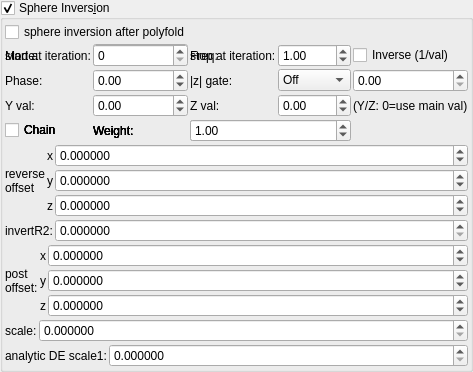
    <widget class="MyGroupBox" name="groupCheck_transf_sphere_inversion_enabled_false">
     <property name="title">
      <string>Sphere Invers&amp;ion</string>
     </property>
     <property name="checkable">
      <bool>true</bool>
     </property>
     <layout class="QVBoxLayout" name="verticalLayout_9" stretch="0,0,0,0,0,0,0">
      <property name="spacing">
       <number>2</number>
      </property>
      <property name="leftMargin">
       <number>2</number>
      </property>
      <property name="topMargin">
       <number>2</number>
      </property>
      <property name="rightMargin">
       <number>2</number>
      </property>
      <property name="bottomMargin">
       <number>2</number>
      </property>
      <item>
       <widget class="MyCheckBox" name="checkBox_transf_function_enabledI_false">
        <property name="text">
         <string notr="true">sphere inversion after polyfold</string>
        </property>
       </widget>
      </item>
      <item>
       <layout class="QGridLayout" name="gridLayout_69">
        <property name="spacing">
         <number>2</number>
        </property>
        <item row="1" column="3">
         <widget class="MySpinBox" name="spinboxInt_transf_multiplier_stop_iter_31">
          <property name="sizePolicy">
           <sizepolicy hsizetype="Minimum" vsizetype="Maximum">
            <horstretch>0</horstretch>
            <verstretch>0</verstretch>
           </sizepolicy>
          </property>
          <property name="maximum">
           <number>999</number>
          </property>
         </widget>
        </item>
      <item row="1" column="0">
       <widget class="QLabel"><property name="text"><string>Mode:</string></property></widget>
      </item>
      <item row="1" column="1">
       <widget class="MyComboBox" name="comboBox_transf_multiplier_value_mode_3">
        <item><property name="text"><string notr="true">Constant</string></property></item>
        <item><property name="text"><string notr="true">Sine</string></property></item>
        <item><property name="text"><string notr="true">Ramp</string></property></item>
        <item><property name="text"><string notr="true">Exponential</string></property></item>
        <item><property name="text"><string notr="true">Triangle</string></property></item>
        <item><property name="text"><string notr="true">Square</string></property></item>
        <item><property name="text"><string notr="true">Smoothstep</string></property></item>
        <item><property name="text"><string notr="true">Noise</string></property></item>
        <item><property name="text"><string notr="true">Ping-pong</string></property></item>
        <item><property name="text"><string notr="true">Stepped</string></property></item>
       </widget>
      </item>
      <item row="1" column="2">
       <widget class="QLabel"><property name="text"><string>Freq:</string></property></widget>
      </item>
      <item row="1" column="3">
       <widget class="MyDoubleSpinBox" name="spinbox_transf_multiplier_frequency_3">
        <property name="minimum"><double>0.01</double></property><property name="maximum"><double>100.0</double></property>
        <property name="singleStep"><double>0.1</double></property><property name="value"><double>1.0</double></property>
       </widget>
      </item>
      <item row="1" column="4" colspan="2">
       <widget class="MyCheckBox" name="checkBox_transf_multiplier_inverse_3">
        <property name="text"><string>Inverse (1/val)</string></property>
       </widget>
      </item>
      <item row="2" column="0">
       <widget class="QLabel"><property name="text"><string>Phase:</string></property></widget>
      </item>
      <item row="2" column="1">
       <widget class="MyDoubleSpinBox" name="spinbox_transf_multiplier_phase_3">
        <property name="minimum"><double>-10.0</double></property><property name="maximum"><double>10.0</double></property>
        <property name="singleStep"><double>0.1</double></property><property name="value"><double>0.0</double></property>
       </widget>
      </item>
      <item row="2" column="2">
       <widget class="QLabel"><property name="text"><string>|z| gate:</string></property></widget>
      </item>
      <item row="2" column="3">
       <widget class="MyComboBox" name="comboBox_transf_multiplier_threshold_mode_3">
        <item><property name="text"><string notr="true">Off</string></property></item>
        <item><property name="text"><string notr="true">&gt; thresh</string></property></item>
        <item><property name="text"><string notr="true">&lt; thresh</string></property></item>
       </widget>
      </item>
      <item row="2" column="4" colspan="2">
       <widget class="MyDoubleSpinBox" name="spinbox_transf_multiplier_threshold_3">
        <property name="minimum"><double>0.0</double></property><property name="maximum"><double>1000.0</double></property>
        <property name="singleStep"><double>0.1</double></property><property name="value"><double>0.0</double></property>
       </widget>
      </item>
      <item row="3" column="0">
       <widget class="QLabel"><property name="text"><string>Y val:</string></property></widget>
      </item>
      <item row="3" column="1">
       <widget class="MyDoubleSpinBox" name="spinbox_transf_multiplier_scale_y_3">
        <property name="minimum"><double>-100.0</double></property><property name="maximum"><double>100.0</double></property>
        <property name="singleStep"><double>0.01</double></property><property name="value"><double>0.0</double></property>
       </widget>
      </item>
      <item row="3" column="2">
       <widget class="QLabel"><property name="text"><string>Z val:</string></property></widget>
      </item>
      <item row="3" column="3">
       <widget class="MyDoubleSpinBox" name="spinbox_transf_multiplier_scale_z_3">
        <property name="minimum"><double>-100.0</double></property><property name="maximum"><double>100.0</double></property>
        <property name="singleStep"><double>0.01</double></property><property name="value"><double>0.0</double></property>
       </widget>
      </item>
      <item row="3" column="4" colspan="2">
       <widget class="QLabel"><property name="text"><string notr="true">(Y/Z: 0=use main val)</string></property></widget>
      </item>
      <item row="4" column="0">
       <widget class="MyCheckBox" name="checkBox_transf_multiplier_chain_5">
        <property name="text"><string>Chain</string></property>
       </widget>
      </item>
      <item row="4" column="1">
       <widget class="QLabel"><property name="text"><string>Weight:</string></property></widget>
      </item>
      <item row="4" column="2" colspan="2">
       <widget class="MyDoubleSpinBox" name="spinbox_transf_multiplier_weight_5">
        <property name="minimum"><double>0.0</double></property><property name="maximum"><double>10.0</double></property>
        <property name="singleStep"><double>0.1</double></property><property name="value"><double>1.0</double></property>
       </widget>
      </item>
      <item row="4" column="0">
       <widget class="MyCheckBox" name="checkBox_transf_multiplier_chain_4">
        <property name="text"><string>Chain</string></property>
       </widget>
      </item>
      <item row="4" column="1">
       <widget class="QLabel"><property name="text"><string>Weight:</string></property></widget>
      </item>
      <item row="4" column="2" colspan="2">
       <widget class="MyDoubleSpinBox" name="spinbox_transf_multiplier_weight_4">
        <property name="minimum"><double>0.0</double></property><property name="maximum"><double>10.0</double></property>
        <property name="singleStep"><double>0.1</double></property><property name="value"><double>1.0</double></property>
       </widget>
      </item>
      <item row="4" column="0">
       <widget class="MyCheckBox" name="checkBox_transf_multiplier_chain_3">
        <property name="text"><string>Chain</string></property>
       </widget>
      </item>
      <item row="4" column="1">
       <widget class="QLabel"><property name="text"><string>Weight:</string></property></widget>
      </item>
      <item row="4" column="2" colspan="2">
       <widget class="MyDoubleSpinBox" name="spinbox_transf_multiplier_weight_3">
        <property name="minimum"><double>0.0</double></property><property name="maximum"><double>10.0</double></property>
        <property name="singleStep"><double>0.1</double></property><property name="value"><double>1.0</double></property>
       </widget>
      </item>
      <item row="4" column="0">
       <widget class="MyCheckBox" name="checkBox_transf_multiplier_chain_2">
        <property name="text"><string>Chain</string></property>
       </widget>
      </item>
      <item row="4" column="1">
       <widget class="QLabel"><property name="text"><string>Weight:</string></property></widget>
      </item>
      <item row="4" column="2" colspan="2">
       <widget class="MyDoubleSpinBox" name="spinbox_transf_multiplier_weight_2">
        <property name="minimum"><double>0.0</double></property><property name="maximum"><double>10.0</double></property>
        <property name="singleStep"><double>0.1</double></property><property name="value"><double>1.0</double></property>
       </widget>
      </item>
      <item row="4" column="0">
       <widget class="MyCheckBox" name="checkBox_transf_multiplier_chain_1">
        <property name="text"><string>Chain</string></property>
       </widget>
      </item>
      <item row="4" column="1">
       <widget class="QLabel"><property name="text"><string>Weight:</string></property></widget>
      </item>
      <item row="4" column="2" colspan="2">
       <widget class="MyDoubleSpinBox" name="spinbox_transf_multiplier_weight_1">
        <property name="minimum"><double>0.0</double></property><property name="maximum"><double>10.0</double></property>
        <property name="singleStep"><double>0.1</double></property><property name="value"><double>1.0</double></property>
       </widget>
      </item>
        <item row="1" column="1">
         <widget class="MySpinBox" name="spinboxInt_transf_multiplier_start_iter_3">
          <property name="sizePolicy">
           <sizepolicy hsizetype="Minimum" vsizetype="Maximum">
            <horstretch>0</horstretch>
            <verstretch>0</verstretch>
           </sizepolicy>
          </property>
          <property name="maximum">
           <number>999</number>
          </property>
         </widget>
        </item>
        <item row="1" column="0">
         <widget class="QLabel" name="label_260">
          <property name="text">
           <string>start at iteration:</string>
          </property>
         </widget>
        </item>
        <item row="1" column="2">
         <widget class="QLabel" name="label_268">
          <property name="text">
           <string>stop at iteration:</string>
          </property>
         </widget>
        </item>
       </layout>
      </item>
      <item>
       <layout class="QGridLayout" name="gridLayout_40" columnstretch="0,0,1">
        <property name="spacing">
         <number>2</number>
        </property>
        <item row="1" column="1">
         <widget class="QLabel" name="label_144">
          <property name="text">
           <string notr="true">y</string>
          </property>
         </widget>
        </item>
        <item row="0" column="1">
         <widget class="QLabel" name="label_146">
          <property name="text">
           <string notr="true">x</string>
          </property>
         </widget>
        </item>
        <item row="2" column="1">
         <widget class="QLabel" name="label_148">
          <property name="text">
           <string notr="true">z</string>
          </property>
         </widget>
        </item>
        <item row="0" column="0" rowspan="3">
         <widget class="QLabel" name="label_282">
          <property name="text">
           <string>reverse
offset</string>
          </property>
         </widget>
        </item>
        <item row="0" column="2">
         <widget class="MyDoubleSpinBox" name="spinbox3_transf_offset_000_x">
          <property name="sizePolicy">
           <sizepolicy hsizetype="Minimum" vsizetype="Maximum">
            <horstretch>0</horstretch>
            <verstretch>0</verstretch>
           </sizepolicy>
          </property>
          <property name="font">
           <font>
            <weight>50</weight>
            <bold>false</bold>
           </font>
          </property>
          <property name="prefix">
           <string/>
          </property>
          <property name="suffix">
           <string/>
          </property>
          <property name="decimals">
           <number>6</number>
          </property>
          <property name="minimum">
           <double>-99.989999999999995</double>
          </property>
          <property name="maximum">
           <double>99.989999999999995</double>
          </property>
          <property name="singleStep">
           <double>0.100000000000000</double>
          </property>
         </widget>
        </item>
        <item row="1" column="2">
         <widget class="MyDoubleSpinBox" name="spinbox3_transf_offset_000_y">
          <property name="sizePolicy">
           <sizepolicy hsizetype="Minimum" vsizetype="Maximum">
            <horstretch>0</horstretch>
            <verstretch>0</verstretch>
           </sizepolicy>
          </property>
          <property name="font">
           <font>
            <weight>50</weight>
            <bold>false</bold>
           </font>
          </property>
          <property name="prefix">
           <string/>
          </property>
          <property name="suffix">
           <string/>
          </property>
          <property name="decimals">
           <number>6</number>
          </property>
          <property name="minimum">
           <double>-99.989999999999995</double>
          </property>
          <property name="maximum">
           <double>99.989999999999995</double>
          </property>
          <property name="singleStep">
           <double>0.100000000000000</double>
          </property>
         </widget>
        </item>
        <item row="2" column="2">
         <widget class="MyDoubleSpinBox" name="spinbox3_transf_offset_000_z">
          <property name="sizePolicy">
           <sizepolicy hsizetype="Minimum" vsizetype="Maximum">
            <horstretch>0</horstretch>
            <verstretch>0</verstretch>
           </sizepolicy>
          </property>
          <property name="font">
           <font>
            <weight>50</weight>
            <bold>false</bold>
           </font>
          </property>
          <property name="prefix">
           <string/>
          </property>
          <property name="suffix">
           <string/>
          </property>
          <property name="decimals">
           <number>6</number>
          </property>
          <property name="minimum">
           <double>-99.989999999999995</double>
          </property>
          <property name="maximum">
           <double>99.989999999999995</double>
          </property>
          <property name="singleStep">
           <double>0.100000000000000</double>
          </property>
         </widget>
        </item>
       </layout>
      </item>
      <item>
       <layout class="QGridLayout" name="gridLayout_7" columnstretch="0,1">
        <item row="1" column="1">
         <widget class="MyDoubleSpinBox" name="spinbox_transf_maxR2_1">
          <property name="sizePolicy">
           <sizepolicy hsizetype="Minimum" vsizetype="Maximum">
            <horstretch>0</horstretch>
            <verstretch>0</verstretch>
           </sizepolicy>
          </property>
          <property name="prefix">
           <string/>
          </property>
          <property name="suffix">
           <string/>
          </property>
          <property name="decimals">
           <number>6</number>
          </property>
          <property name="minimum">
           <double>0.000000000000000</double>
          </property>
          <property name="maximum">
           <double>99.989999999999995</double>
          </property>
          <property name="singleStep">
           <double>0.100000000000000</double>
          </property>
         </widget>
        </item>
        <item row="1" column="0">
         <widget class="QLabel" name="label_22">
          <property name="text">
           <string>invertR2:</string>
          </property>
         </widget>
        </item>
       </layout>
      </item>
      <item>
       <layout class="QGridLayout" name="gridLayout_34" columnstretch="0,0,1">
        <property name="spacing">
         <number>2</number>
        </property>
        <item row="1" column="1">
         <widget class="QLabel" name="label_122">
          <property name="text">
           <string notr="true">y</string>
          </property>
         </widget>
        </item>
        <item row="0" column="2">
         <widget class="MyDoubleSpinBox" name="spinbox3_transf_addition_constant_x">
          <property name="sizePolicy">
           <sizepolicy hsizetype="Minimum" vsizetype="Maximum">
            <horstretch>0</horstretch>
            <verstretch>0</verstretch>
           </sizepolicy>
          </property>
          <property name="prefix">
           <string/>
          </property>
          <property name="suffix">
           <string/>
          </property>
          <property name="decimals">
           <number>6</number>
          </property>
          <property name="minimum">
           <double>-99.989999999999995</double>
          </property>
          <property name="maximum">
           <double>99.989999999999995</double>
          </property>
          <property name="singleStep">
           <double>0.100000000000000</double>
          </property>
         </widget>
        </item>
        <item row="1" column="2">
         <widget class="MyDoubleSpinBox" name="spinbox3_transf_addition_constant_y">
          <property name="sizePolicy">
           <sizepolicy hsizetype="Minimum" vsizetype="Maximum">
            <horstretch>0</horstretch>
            <verstretch>0</verstretch>
           </sizepolicy>
          </property>
          <property name="prefix">
           <string/>
          </property>
          <property name="suffix">
           <string/>
          </property>
          <property name="decimals">
           <number>6</number>
          </property>
          <property name="minimum">
           <double>-99.989999999999995</double>
          </property>
          <property name="maximum">
           <double>99.989999999999995</double>
          </property>
          <property name="singleStep">
           <double>0.100000000000000</double>
          </property>
         </widget>
        </item>
        <item row="2" column="2">
         <widget class="MyDoubleSpinBox" name="spinbox3_transf_addition_constant_z">
          <property name="sizePolicy">
           <sizepolicy hsizetype="Minimum" vsizetype="Maximum">
            <horstretch>0</horstretch>
            <verstretch>0</verstretch>
           </sizepolicy>
          </property>
          <property name="prefix">
           <string/>
          </property>
          <property name="suffix">
           <string/>
          </property>
          <property name="decimals">
           <number>6</number>
          </property>
          <property name="minimum">
           <double>-99.989999999999995</double>
          </property>
          <property name="maximum">
           <double>99.989999999999995</double>
          </property>
          <property name="singleStep">
           <double>0.100000000000000</double>
          </property>
         </widget>
        </item>
        <item row="2" column="1">
         <widget class="QLabel" name="label_127">
          <property name="text">
           <string notr="true">z</string>
          </property>
         </widget>
        </item>
        <item row="0" column="0" rowspan="3">
         <widget class="QLabel" name="label_259">
          <property name="text">
           <string>post
offset:</string>
          </property>
         </widget>
        </item>
        <item row="0" column="1">
         <widget class="QLabel" name="label_121">
          <property name="text">
           <string notr="true">x</string>
          </property>
         </widget>
        </item>
       </layout>
      </item>
      <item>
       <layout class="QGridLayout" name="gridLayout_8" columnstretch="0,1">
        <item row="1" column="1">
         <widget class="MyDoubleSpinBox" name="spinbox_transf_scaleA_1">
          <property name="sizePolicy">
           <sizepolicy hsizetype="Minimum" vsizetype="Maximum">
            <horstretch>0</horstretch>
            <verstretch>0</verstretch>
           </sizepolicy>
          </property>
          <property name="prefix">
           <string/>
          </property>
          <property name="suffix">
           <string/>
          </property>
          <property name="decimals">
           <number>6</number>
          </property>
          <property name="minimum">
           <double>0.000000000000000</double>
          </property>
          <property name="maximum">
           <double>99.989999999999995</double>
          </property>
          <property name="singleStep">
           <double>0.100000000000000</double>
          </property>
         </widget>
        </item>
        <item row="1" column="0">
         <widget class="QLabel" name="label_23">
          <property name="text">
           <string>scale:</string>
          </property>
         </widget>
        </item>
       </layout>
      </item>
      <item>
       <layout class="QGridLayout" name="gridLayout_10" columnstretch="0,1">
        <item row="1" column="1">
         <widget class="MyDoubleSpinBox" name="spinbox_analyticDE_scale_1">
          <property name="sizePolicy">
           <sizepolicy hsizetype="Minimum" vsizetype="Maximum">
            <horstretch>0</horstretch>
            <verstretch>0</verstretch>
           </sizepolicy>
          </property>
          <property name="prefix">
           <string/>
          </property>
          <property name="suffix">
           <string/>
          </property>
          <property name="decimals">
           <number>6</number>
          </property>
          <property name="minimum">
           <double>0.000000000000000</double>
          </property>
          <property name="maximum">
           <double>99.989999999999995</double>
          </property>
          <property name="singleStep">
           <double>0.100000000000000</double>
          </property>
         </widget>
        </item>
        <item row="1" column="0">
         <widget class="QLabel" name="label_25">
          <property name="text">
           <string>analytic DE scale1:</string>
          </property>
         </widget>
        </item>
       </layout>
      </item>
     </layout>
    </widget>
